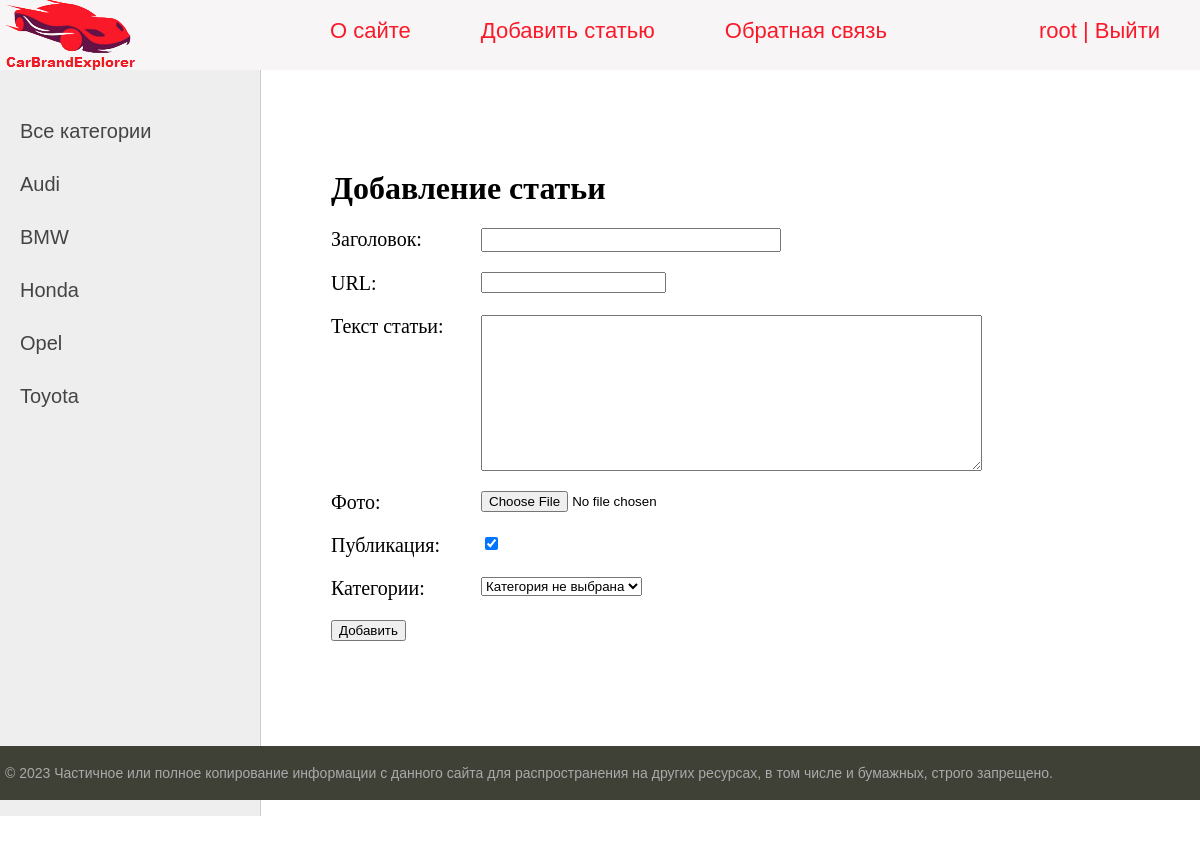
Screenshot of /addpage/ (signed in) with the database file from the repository.
### women/models.py (models this page shows)
class Category(models.Model):
    name = models.CharField(max_length=100, db_index=True, verbose_name="Категория")
    slug = models.SlugField(max_length=255, unique=True, db_index=True, verbose_name="URL")
    photo = models.ImageField(upload_to="photos/%Y/%m/%d/", verbose_name="Фото", null=True)
    content = models.TextField(blank=True, verbose_name="Текст статьи")
    def __str__(self):
        return self.name
    def get_absolute_url(self):
        return reverse('category', kwargs={'cat_slug': self.slug})
    class Meta:
        verbose_name = 'Категория'
        verbose_name_plural = 'Категории'
        ordering = ['id']

### women/views.py (the view)
# urls.py: path('addpage/', AddPage.as_view(), name='add_page'),
class AddPage(LoginRequiredMixin, DataMixin, CreateView):
    form_class = AddPostForm
    template_name = 'women/addpage.html'
    success_url = reverse_lazy('home')
    login_url = reverse_lazy('home')
    raise_exception = True
    def get_context_data(self, *, object_list=None, **kwargs):
        context = super().get_context_data(**kwargs)
        c_def = self.get_user_context(title='Добавление статьи')
        return dict(list(context.items()) + list(c_def.items()))

### women/forms.py (shortened to what this page needs)
class AddPostForm(forms.ModelForm):
    def __init__(self, *args, **kwargs):
        super().__init__(*args, **kwargs)
        self.fields['cat'].empty_label = 'Категория не выбрана'
        self.fields['photo'].required = False
    class Meta:
        model = Women
        fields = ['title', 'slug', 'content', 'photo', 'is_published', 'cat']
        widgets = {
            'title': forms.TextInput(attrs={'class': 'form-input'}),
            'content': forms.Textarea(attrs={'cols': 60, 'rows': 10}),
        }

### women/utils.py (called while the page is built)
    def get_user_context(self, **kwargs):
        context = kwargs
        cats = cache.get('cats')
        if not cats:
            cats = Category.objects.annotate(Count('women'))
            cache.set('cats', cats, 30)
        user_menu = menu.copy()
        if not self.request.user.is_authenticated:
            user_menu.pop(1)
        context['menu'] = user_menu
        context['cats'] = cats
        if 'cat_selected' not in context:
            context['cat_selected'] = None
        return context

### women/templates/women/addpage.html (shortened to what this page needs)
{% extends 'women/base.html' %}
{% block content %}
<h1>{{title}}</h1>
<form action="{% url 'add_page' %}" method="post" enctype="multipart/form-data">
{% for f in form %}
<p><label class="form-label" for="{{ f.id_for_label }}">{{f.label}}: </label>{{ f }}</p>
{% endfor %}
    <button type="submit">Добавить</button>
</form>
{% endblock %}

### women/templates/women/base.html (shortened to what this page needs)
{% load static %}
<html>
<head>
	<link type="text/css" href="{% static 'women/css/styles.css' %}" rel="stylesheet" />
</head>
<body>
<table class="table-page" border=0 cellpadding="0" cellspacing="0">
<tr><td valign=top>
{% block mainmenu %}
		<div class="header">
			<ul id="mainmenu" class="mainmenu">
			<li class="logo"><a href="{% url 'home' %}"><div class="logo"></div></a></li>
{% for m in menu %}
			<li><a href="{% url m.url_name %}">{{m.title}}</a></li>
{% endfor %}
				{% if request.user.is_authenticated %}
				<li class="last"> {{user.username}} | <a href="{% url 'logout' %}">Выйти</a></li>
				{% else %}
				<li class="last"><a href="{% url 'register' %}">Регистрация</a> | <a href="{% url 'login' %}">Войти</a></li>
				{% endif %}
			</ul>
		</div>
{% endblock mainmenu %}
<table class="table-content" border=0 cellpadding="0" cellspacing="0">
<tr>
	<td valign="top" class="left-chapters">
	<ul id="leftchapters">
{% if cat_selected == 0 %}
		<li class="selected">Все категории</li>
{% else %}
		<li><a href="{% url 'home' %}">Все категории</a></li>
{% endif %}
{% for c in cats %}
{% if c.women__count > 0 %}
	{% if c.pk == cat_selected %}
		<li class="selected">{{c.name}}</li>
	{% else %}
		<li><a href="{{ c.get_absolute_url }}">{{c.name}}</a></li>
	{% endif %}
{% endif %}
{% endfor %}
	</ul>
</td>
<td valign="top" class="content">
	<div class="content-text">
{% block content %}
{% endblock %}
	</div>
</td></tr></table>
</td></tr>
<tr><td valign=top>
	<div id="footer">
		<p>&copy; 2023 Частичное или полное копирование информации с данного сайта для распространения на других ресурсах, в том числе и бумажных, строго запрещено.</p>
	</div>
</td></tr></table>
</body>
</html>

### women/static/women/css/styles.css (style rules this page uses)
html, body { font-family: 'Arial'; margin: 0; padding: 0; height: 100%; width: 100%; color: #444; }
a { color: #0059b2; text-decoration: none; }
.table-page { width: 100%; height: 100%; vertical-align: top; }
.table-page tr { height: 100%; }
.header { background: #f7f5f5; height: 70px; }
.logo { background: url('../images/main+text.png') no-repeat 0px -15px; width: 300px; height: 200px; }
ul.mainmenu { list-style: none; margin: 0; padding: 0; height: 70px; color: #fa1929; font-size: 22px; overflow: hidden; }
ul.mainmenu li { float: left; margin: 18px 40px 0 30px; }
ul.mainmenu li.logo { margin: 0; }
ul.mainmenu li.last { float: right; }
ul.mainmenu li a { color: #fa1929; text-decoration: none; }
.table-content { width: 100%; min-height: 100%; height: 100%; }
.left-chapters { margin: 0; background: #eee; border-right: 1px solid #ccc; min-height: 100%; }
.left-chapters ul { width: 230px; min-height: 100%; margin: 0; padding: 20px 10px 10px 20px; list-style: none; font-size: 20px; }
.left-chapters ul li { margin: 30px 0 0 0; color: #999; }
.left-chapters ul li a { color: #444; text-decoration: none; }
.content { padding: 40px 20px 20px 40px; width: 100%; box-sizing: border-box; }
.content-text { margin: 60px 0 0 30px; color: #000; font-size: 20px; font-family: Yandex Sans Display Light; }
.content-text h1 { font-size: 32px; }
#footer { box-sizing: border-box; background: #3F4137; padding: 5px; color: #aaa; font-size: 14px; font-family: Verdana, Geneva, Arial, Helvetica; text-align: left; overflow: hidden; }
.form-input { width: 300px; font-size: 16px; }
.form-label { display: inline-block; min-width: 150px; vertical-align: top; }

### rows the page displays
Category: name "Audi"
Category: name "BMW"
Category: name "Honda"
Category: name "Opel"
Category: name "Toyota"

### other values shown
{{ m.title }} "О сайте" "Добавить статью" "Обратная связь"
{{ user.username }} "root"
{{ title }} "Добавление статьи"
{{ f.label }} "Заголовок" "URL" "Текст статьи" "Фото" "Публикация" "Категории"
